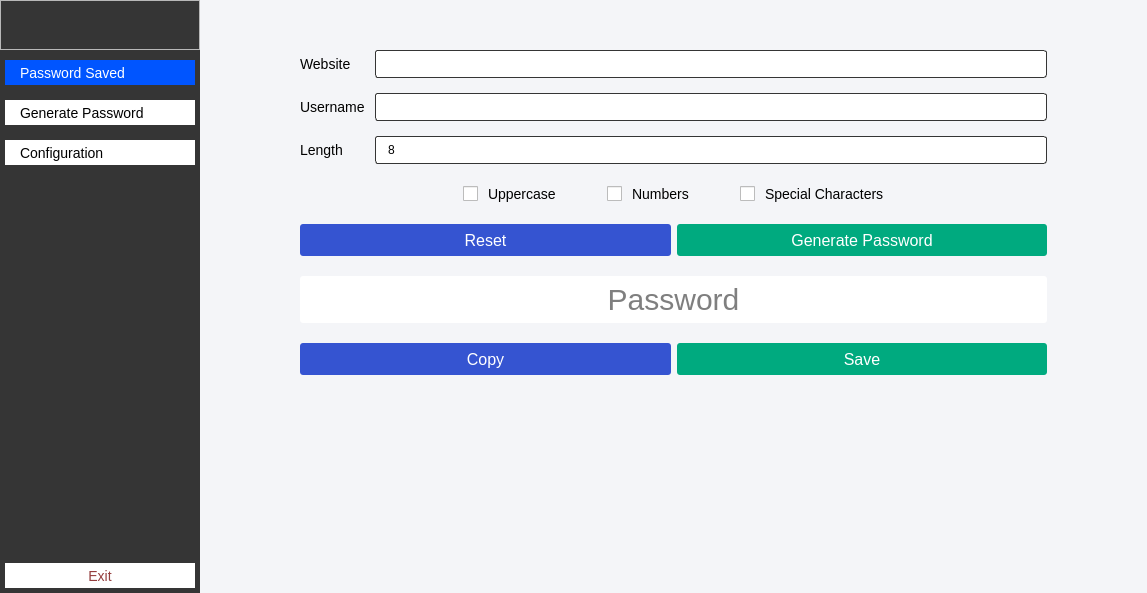
<?xml version="1.0" encoding="UTF-8"?>
<ui version="4.0">
 <class>MainWindow</class>
 <widget class="QMainWindow" name="MainWindow">
  <property name="geometry">
   <rect>
    <x>0</x>
    <y>0</y>
    <width>1147</width>
    <height>593</height>
   </rect>
  </property>
  <property name="windowTitle">
   <string>MainWindow</string>
  </property>
  <property name="styleSheet">
   <string notr="true">#logoFrame {
	image: url(:/icon/icon/key-48.ico);
	border-bottom: 1px solid #fff;
}

/* Style for menu widget  */
#menuWidget {
	background-color: #353535;
}

/* Style for QPushButton in menu widget  */
#menuWidget QPushButton {
	text-align: left;
	padding-left: 15px;
	border: none;
	background-color: #fff;
	font-size: 14px;
	border: 5px solid #353535;
	height: 25px;
}

#menuWidget QPushButton:hover {
	background-color: #e3e3e3;
}


#menuWidget QPushButton:checked {
	background-color: #0055ff;
	color: #fff;
}

/* Style for main widget */
#stackedWidget {
	background-color: #f4f5f8;
}

/* Style for QLabel in main widget */
#stackedWidget QLabel {
	font-size: 14px;
	font-family: &quot;Segoe UI Semibold&quot;;
}

/* Style for QLineEdit and QSpinBox in main widget */
#stackedWidget QLineEdit, #stackedWidget QSpinBox {
	border: 1px solid #353535;
	border-radius: 3px;
	padding: 5px 10px;
	font-size: 12px;
}

/* style for  QSpinBox*/
#stackedWidget QSpinBox::up-arrow {
	image: url(:/icon/icon/arrow-146-48.ico);
    width: 12px;
    height: 12px;
}

#stackedWidget QSpinBox::down-arrow {
	image: url(:/icon/icon/arrow-208-48.ico);
    width: 12px;
    height: 12px;
}

#stackedWidget QSpinBox::down-button, 
#stackedWidget QSpinBox::up-button {
	border: none;
	width: 30px;
}

#stackedWidget QSpinBox::down-button:hover, 
#stackedWidget QSpinBox::up-button:hover {
	background-color: rgb(176, 176, 176);
}

#stackedWidget QSpinBox::down-button:pressed, 
#stackedWidget QSpinBox::up-button:pressed {
	background-color: rgb(78, 88, 121);
}

/* Style for QPushButton in main widget */
#stackedWidget QPushButton {
	border: none;
	font-size: 16px;
	border-radius: 3px;
	color: #fff;
	padding: 5px 10px;
}

#stackedWidget QPushButton:pressed {
    padding-left: 20px;
}

/* Style for sepcial QPushButton in main widget */
#confEditBtn,
#generateCopyBtn, 
#generateRestBtn,
#showSearchBtn
{
	background-color: #3554d1;
}

#confEditBtn:hover, #confEditBtn:pressed, 
#generateCopyBtn:hover,  #generateCopyBtn:pressed, 
#generateRestBtn:hover,  #generateRestBtn:pressed, 
#showSearchBtn:hover,  #showSearchBtn:pressed 
{
	background-color: #0000ff;
}

#confSaveBtn,
#generateSaveBtn, 
#generateCreateBtn
{
    background-color: #00aa7f;
}

#confSaveBtn:hover, #confSaveBtn:pressed, 
#generateSaveBtn:hover, #generateSaveBtn:pressed,
#generateCreateBtn:hover, #generateCreateBtn:pressed 
{
	background-color: #00aa00;
}

#confRefreshBtn,
 #showRefreshBtn
{
    background-color: #E59866;
}


#confRefreshBtn:hover, #confRefreshBtn:pressed, 
#showRefreshBtn:hover, #showRefreshBtn:pressed
{
	background-color: #DC7633;
}

/* Style for QCheckBox in main widget */
QCheckBox {
	spacing: 10px;
	font-size: 14px;
}

QCheckBox::indicator {
    width: 15px;
    height: 15px;
}

QCheckBox::indicator:unchecked {
	image: url(:/icon/icon/checkbox_unchecked.ico);
}

QCheckBox::indicator:checked {
	image: url(:/icon/icon/checkbox_checked.ico);
}


/* Style for QFrame */
#resultFrame {
	border-radius: 5px;
	background-color: #fff;
}

/* Style for QTableWidget */
#tableWidget QHeaderView, #tableWidget   {
	border:0px;
	background-color:  #fff;
	border-radius:5px;
	text-align:left;
}

#tableWidget QHeaderView::section{
	font-family:&quot;Times New Roman&quot;, &quot;Times&quot;, &quot;serif&quot;;
	font-size: 12px;
	font-weight: bold;
	text-align:left;
	border-radius:14px;
	border-bottom:1px solid #353535;
	border-top:1px solid #353535;
	padding-left: 10px;
}

#tableWidget::item:selected {
	background-color: #55aaff;
}

#tableWidget::item{
	border-bottom:1px solid #d0c6ff;
	padding-left: 10px;
	color: black;
}

</string>
  </property>
  <widget class="QWidget" name="centralwidget">
   <layout class="QGridLayout" name="gridLayout">
    <property name="leftMargin">
     <number>0</number>
    </property>
    <property name="topMargin">
     <number>0</number>
    </property>
    <property name="rightMargin">
     <number>0</number>
    </property>
    <property name="bottomMargin">
     <number>0</number>
    </property>
    <property name="spacing">
     <number>0</number>
    </property>
    <item row="0" column="0">
     <widget class="QWidget" name="menuWidget" native="true">
      <property name="minimumSize">
       <size>
        <width>200</width>
        <height>0</height>
       </size>
      </property>
      <property name="maximumSize">
       <size>
        <width>200</width>
        <height>16777215</height>
       </size>
      </property>
      <layout class="QVBoxLayout" name="verticalLayout">
       <property name="spacing">
        <number>5</number>
       </property>
       <property name="leftMargin">
        <number>0</number>
       </property>
       <property name="topMargin">
        <number>0</number>
       </property>
       <property name="rightMargin">
        <number>0</number>
       </property>
       <property name="bottomMargin">
        <number>0</number>
       </property>
       <item>
        <widget class="QFrame" name="logoFrame">
         <property name="minimumSize">
          <size>
           <width>0</width>
           <height>50</height>
          </size>
         </property>
         <property name="maximumSize">
          <size>
           <width>16777215</width>
           <height>50</height>
          </size>
         </property>
         <property name="frameShape">
          <enum>QFrame::StyledPanel</enum>
         </property>
         <property name="frameShadow">
          <enum>QFrame::Raised</enum>
         </property>
        </widget>
       </item>
       <item>
        <widget class="QPushButton" name="pushButton">
         <property name="minimumSize">
          <size>
           <width>0</width>
           <height>35</height>
          </size>
         </property>
         <property name="maximumSize">
          <size>
           <width>16777215</width>
           <height>35</height>
          </size>
         </property>
         <property name="text">
          <string>Password Saved</string>
         </property>
         <property name="icon">
          <iconset resource="../static/resource.qrc">
           <normaloff>:/icon/icon/key-4-128.gif</normaloff>
           <normalon>:/icon/icon/key-4-48-checked.ico</normalon>:/icon/icon/key-4-128.gif</iconset>
         </property>
         <property name="checkable">
          <bool>true</bool>
         </property>
         <property name="checked">
          <bool>true</bool>
         </property>
         <property name="autoExclusive">
          <bool>true</bool>
         </property>
        </widget>
       </item>
       <item>
        <widget class="QPushButton" name="pushButton_2">
         <property name="minimumSize">
          <size>
           <width>0</width>
           <height>35</height>
          </size>
         </property>
         <property name="maximumSize">
          <size>
           <width>16777215</width>
           <height>35</height>
          </size>
         </property>
         <property name="text">
          <string>Generate Password</string>
         </property>
         <property name="icon">
          <iconset resource="../static/resource.qrc">
           <normaloff>:/icon/icon/generic-text-48.ico</normaloff>
           <normalon>:/icon/icon/generic-text-48-checked.ico</normalon>:/icon/icon/generic-text-48.ico</iconset>
         </property>
         <property name="checkable">
          <bool>true</bool>
         </property>
         <property name="autoExclusive">
          <bool>true</bool>
         </property>
        </widget>
       </item>
       <item>
        <widget class="QPushButton" name="pushButton_3">
         <property name="minimumSize">
          <size>
           <width>0</width>
           <height>35</height>
          </size>
         </property>
         <property name="maximumSize">
          <size>
           <width>16777215</width>
           <height>35</height>
          </size>
         </property>
         <property name="text">
          <string>Configuration</string>
         </property>
         <property name="icon">
          <iconset resource="../static/resource.qrc">
           <normaloff>:/icon/icon/data-configuration-128.gif</normaloff>
           <normalon>:/icon/icon/data-configuratio-checkedn-48.ico</normalon>:/icon/icon/data-configuration-128.gif</iconset>
         </property>
         <property name="checkable">
          <bool>true</bool>
         </property>
         <property name="autoExclusive">
          <bool>true</bool>
         </property>
        </widget>
       </item>
       <item>
        <spacer name="verticalSpacer">
         <property name="orientation">
          <enum>Qt::Vertical</enum>
         </property>
         <property name="sizeHint" stdset="0">
          <size>
           <width>20</width>
           <height>574</height>
          </size>
         </property>
        </spacer>
       </item>
       <item>
        <widget class="QPushButton" name="exitBtn">
         <property name="minimumSize">
          <size>
           <width>0</width>
           <height>35</height>
          </size>
         </property>
         <property name="maximumSize">
          <size>
           <width>16777215</width>
           <height>35</height>
          </size>
         </property>
         <property name="styleSheet">
          <string notr="true">#exitBtn {
	color: #943e3e;
	text-align: center;
	padding-left: 0;
}

#exitBtn:pressed {
	padding-left: 10px;
}
</string>
         </property>
         <property name="text">
          <string>Exit</string>
         </property>
         <property name="icon">
          <iconset>
           <normalon>:/icon/icon/logout-48.ico</normalon>
          </iconset>
         </property>
        </widget>
       </item>
      </layout>
     </widget>
    </item>
    <item row="0" column="1">
     <widget class="QStackedWidget" name="stackedWidget">
      <property name="currentIndex">
       <number>1</number>
      </property>
      <widget class="QWidget" name="page">
       <layout class="QGridLayout" name="gridLayout_4">
        <property name="leftMargin">
         <number>50</number>
        </property>
        <property name="topMargin">
         <number>50</number>
        </property>
        <property name="rightMargin">
         <number>50</number>
        </property>
        <property name="bottomMargin">
         <number>50</number>
        </property>
        <property name="verticalSpacing">
         <number>20</number>
        </property>
        <item row="0" column="0">
         <layout class="QGridLayout" name="gridLayout_3">
          <property name="horizontalSpacing">
           <number>10</number>
          </property>
          <property name="verticalSpacing">
           <number>15</number>
          </property>
          <item row="0" column="0">
           <widget class="QLabel" name="label">
            <property name="text">
             <string>Username</string>
            </property>
           </widget>
          </item>
          <item row="0" column="1">
           <widget class="QLineEdit" name="lineEdit"/>
          </item>
          <item row="0" column="2">
           <widget class="QPushButton" name="showRefreshBtn">
            <property name="minimumSize">
             <size>
              <width>150</width>
              <height>32</height>
             </size>
            </property>
            <property name="maximumSize">
             <size>
              <width>150</width>
              <height>32</height>
             </size>
            </property>
            <property name="text">
             <string>Refresh</string>
            </property>
            <property name="icon">
             <iconset resource="../static/resource.qrc">
              <normaloff>:/icon/icon/redo-5-128.gif</normaloff>:/icon/icon/redo-5-128.gif</iconset>
            </property>
           </widget>
          </item>
          <item row="1" column="0">
           <widget class="QLabel" name="label_2">
            <property name="text">
             <string>Website</string>
            </property>
           </widget>
          </item>
          <item row="1" column="1">
           <widget class="QLineEdit" name="lineEdit_2"/>
          </item>
          <item row="1" column="2">
           <widget class="QPushButton" name="showSearchBtn">
            <property name="minimumSize">
             <size>
              <width>150</width>
              <height>32</height>
             </size>
            </property>
            <property name="maximumSize">
             <size>
              <width>150</width>
              <height>32</height>
             </size>
            </property>
            <property name="text">
             <string>Search</string>
            </property>
            <property name="icon">
             <iconset resource="../static/resource.qrc">
              <normaloff>:/icon/icon/search-7-128.gif</normaloff>:/icon/icon/search-7-128.gif</iconset>
            </property>
           </widget>
          </item>
         </layout>
        </item>
        <item row="1" column="0">
         <widget class="QFrame" name="resultFrame">
          <property name="frameShape">
           <enum>QFrame::StyledPanel</enum>
          </property>
          <property name="frameShadow">
           <enum>QFrame::Raised</enum>
          </property>
          <layout class="QGridLayout" name="gridLayout_2">
           <item row="0" column="0">
            <widget class="QTableWidget" name="tableWidget">
             <property name="focusPolicy">
              <enum>Qt::NoFocus</enum>
             </property>
             <property name="frameShape">
              <enum>QFrame::NoFrame</enum>
             </property>
             <property name="showGrid">
              <bool>false</bool>
             </property>
             <property name="gridStyle">
              <enum>Qt::NoPen</enum>
             </property>
             <property name="rowCount">
              <number>2</number>
             </property>
             <attribute name="horizontalHeaderDefaultSectionSize">
              <number>150</number>
             </attribute>
             <attribute name="horizontalHeaderStretchLastSection">
              <bool>true</bool>
             </attribute>
             <attribute name="verticalHeaderVisible">
              <bool>false</bool>
             </attribute>
             <row/>
             <row/>
             <column>
              <property name="text">
               <string>#</string>
              </property>
              <property name="textAlignment">
               <set>AlignLeading|AlignVCenter</set>
              </property>
             </column>
             <column>
              <property name="text">
               <string>Website</string>
              </property>
              <property name="textAlignment">
               <set>AlignLeading|AlignVCenter</set>
              </property>
             </column>
             <column>
              <property name="text">
               <string>Username</string>
              </property>
              <property name="textAlignment">
               <set>AlignLeading|AlignVCenter</set>
              </property>
             </column>
             <column>
              <property name="text">
               <string>Password</string>
              </property>
              <property name="textAlignment">
               <set>AlignLeading|AlignVCenter</set>
              </property>
             </column>
             <column>
              <property name="text">
               <string>Operation</string>
              </property>
              <property name="textAlignment">
               <set>AlignLeading|AlignVCenter</set>
              </property>
             </column>
             <item row="0" column="0">
              <property name="text">
               <string>1</string>
              </property>
             </item>
             <item row="1" column="0">
              <property name="text">
               <string>2</string>
              </property>
             </item>
            </widget>
           </item>
          </layout>
         </widget>
        </item>
       </layout>
      </widget>
      <widget class="QWidget" name="page_2">
       <layout class="QGridLayout" name="gridLayout_6">
        <property name="leftMargin">
         <number>100</number>
        </property>
        <property name="topMargin">
         <number>50</number>
        </property>
        <property name="rightMargin">
         <number>100</number>
        </property>
        <property name="verticalSpacing">
         <number>20</number>
        </property>
        <item row="2" column="0">
         <widget class="QPushButton" name="generateRestBtn">
          <property name="minimumSize">
           <size>
            <width>0</width>
            <height>32</height>
           </size>
          </property>
          <property name="maximumSize">
           <size>
            <width>16777215</width>
            <height>32</height>
           </size>
          </property>
          <property name="text">
           <string>Reset</string>
          </property>
          <property name="icon">
           <iconset resource="../static/resource.qrc">
            <normaloff>:/icon/icon/redo-5-128.gif</normaloff>:/icon/icon/redo-5-128.gif</iconset>
          </property>
         </widget>
        </item>
        <item row="4" column="0">
         <widget class="QPushButton" name="generateCopyBtn">
          <property name="minimumSize">
           <size>
            <width>0</width>
            <height>32</height>
           </size>
          </property>
          <property name="maximumSize">
           <size>
            <width>16777215</width>
            <height>32</height>
           </size>
          </property>
          <property name="text">
           <string>Copy</string>
          </property>
          <property name="icon">
           <iconset resource="../static/resource.qrc">
            <normaloff>:/icon/icon/copy-128.gif</normaloff>:/icon/icon/copy-128.gif</iconset>
          </property>
         </widget>
        </item>
        <item row="3" column="0" colspan="2">
         <widget class="QLineEdit" name="generatePWLineEdit">
          <property name="styleSheet">
           <string notr="true">#generatePWLineEdit {
	background-color: #fff;
	font-size: 30px;
	border: none;
}</string>
          </property>
          <property name="alignment">
           <set>Qt::AlignCenter</set>
          </property>
          <property name="readOnly">
           <bool>true</bool>
          </property>
          <property name="placeholderText">
           <string>Password</string>
          </property>
         </widget>
        </item>
        <item row="2" column="1">
         <widget class="QPushButton" name="generateCreateBtn">
          <property name="minimumSize">
           <size>
            <width>0</width>
            <height>32</height>
           </size>
          </property>
          <property name="maximumSize">
           <size>
            <width>16777215</width>
            <height>32</height>
           </size>
          </property>
          <property name="text">
           <string>Generate Password</string>
          </property>
          <property name="icon">
           <iconset resource="../static/resource.qrc">
            <normaloff>:/icon/icon/pressure-128.gif</normaloff>:/icon/icon/pressure-128.gif</iconset>
          </property>
         </widget>
        </item>
        <item row="4" column="1">
         <widget class="QPushButton" name="generateSaveBtn">
          <property name="minimumSize">
           <size>
            <width>0</width>
            <height>32</height>
           </size>
          </property>
          <property name="maximumSize">
           <size>
            <width>16777215</width>
            <height>32</height>
           </size>
          </property>
          <property name="text">
           <string>Save</string>
          </property>
          <property name="icon">
           <iconset resource="../static/resource.qrc">
            <normaloff>:/icon/icon/save-128.gif</normaloff>:/icon/icon/save-128.gif</iconset>
          </property>
         </widget>
        </item>
        <item row="1" column="0" colspan="2">
         <layout class="QHBoxLayout" name="horizontalLayout">
          <property name="spacing">
           <number>50</number>
          </property>
          <item>
           <spacer name="horizontalSpacer">
            <property name="orientation">
             <enum>Qt::Horizontal</enum>
            </property>
            <property name="sizeHint" stdset="0">
             <size>
              <width>40</width>
              <height>20</height>
             </size>
            </property>
           </spacer>
          </item>
          <item>
           <widget class="QCheckBox" name="checkBox">
            <property name="text">
             <string>Uppercase</string>
            </property>
           </widget>
          </item>
          <item>
           <widget class="QCheckBox" name="checkBox_2">
            <property name="text">
             <string>Numbers</string>
            </property>
           </widget>
          </item>
          <item>
           <widget class="QCheckBox" name="checkBox_3">
            <property name="text">
             <string>Special Characters</string>
            </property>
           </widget>
          </item>
          <item>
           <spacer name="horizontalSpacer_2">
            <property name="orientation">
             <enum>Qt::Horizontal</enum>
            </property>
            <property name="sizeHint" stdset="0">
             <size>
              <width>40</width>
              <height>20</height>
             </size>
            </property>
           </spacer>
          </item>
         </layout>
        </item>
        <item row="0" column="0" colspan="2">
         <layout class="QGridLayout" name="gridLayout_5">
          <property name="horizontalSpacing">
           <number>10</number>
          </property>
          <property name="verticalSpacing">
           <number>15</number>
          </property>
          <item row="0" column="0">
           <widget class="QLabel" name="label_3">
            <property name="text">
             <string>Website</string>
            </property>
           </widget>
          </item>
          <item row="0" column="1">
           <widget class="QLineEdit" name="lineEdit_3"/>
          </item>
          <item row="1" column="0">
           <widget class="QLabel" name="label_4">
            <property name="text">
             <string>Username</string>
            </property>
           </widget>
          </item>
          <item row="1" column="1">
           <widget class="QLineEdit" name="lineEdit_4"/>
          </item>
          <item row="2" column="0">
           <widget class="QLabel" name="label_5">
            <property name="text">
             <string>Length</string>
            </property>
           </widget>
          </item>
          <item row="2" column="1">
           <widget class="QSpinBox" name="spinBox">
            <property name="value">
             <number>8</number>
            </property>
           </widget>
          </item>
         </layout>
        </item>
        <item row="5" column="0" colspan="2">
         <spacer name="verticalSpacer_2">
          <property name="orientation">
           <enum>Qt::Vertical</enum>
          </property>
          <property name="sizeHint" stdset="0">
           <size>
            <width>744</width>
            <height>426</height>
           </size>
          </property>
         </spacer>
        </item>
       </layout>
      </widget>
      <widget class="QWidget" name="page_3">
       <layout class="QGridLayout" name="gridLayout_8">
        <property name="leftMargin">
         <number>100</number>
        </property>
        <property name="topMargin">
         <number>50</number>
        </property>
        <property name="rightMargin">
         <number>100</number>
        </property>
        <property name="verticalSpacing">
         <number>20</number>
        </property>
        <item row="0" column="0" colspan="3">
         <layout class="QGridLayout" name="gridLayout_7">
          <property name="horizontalSpacing">
           <number>10</number>
          </property>
          <property name="verticalSpacing">
           <number>20</number>
          </property>
          <item row="0" column="0">
           <widget class="QLabel" name="label_6">
            <property name="text">
             <string>Lowercase</string>
            </property>
           </widget>
          </item>
          <item row="0" column="1">
           <widget class="QLineEdit" name="lineEdit_6">
            <property name="placeholderText">
             <string>abcdefghijklmnopqrstuvwxyz</string>
            </property>
           </widget>
          </item>
          <item row="1" column="0">
           <widget class="QLabel" name="label_7">
            <property name="text">
             <string>Uppercase</string>
            </property>
           </widget>
          </item>
          <item row="1" column="1">
           <widget class="QLineEdit" name="lineEdit_7">
            <property name="placeholderText">
             <string>ABCDEFGHIJKLMNOPQRSTUVWXYZ</string>
            </property>
           </widget>
          </item>
          <item row="2" column="0">
           <widget class="QLabel" name="label_8">
            <property name="text">
             <string>Numbers</string>
            </property>
           </widget>
          </item>
          <item row="2" column="1">
           <widget class="QLineEdit" name="lineEdit_8">
            <property name="placeholderText">
             <string>1234567890</string>
            </property>
           </widget>
          </item>
          <item row="3" column="0">
           <widget class="QLabel" name="label_9">
            <property name="text">
             <string>Special Characters</string>
            </property>
           </widget>
          </item>
          <item row="3" column="1">
           <widget class="QLineEdit" name="lineEdit_9">
            <property name="placeholderText">
             <string>@#$%&amp;^!</string>
            </property>
           </widget>
          </item>
         </layout>
        </item>
        <item row="1" column="0">
         <widget class="QPushButton" name="confEditBtn">
          <property name="minimumSize">
           <size>
            <width>0</width>
            <height>32</height>
           </size>
          </property>
          <property name="maximumSize">
           <size>
            <width>16777215</width>
            <height>32</height>
           </size>
          </property>
          <property name="text">
           <string>Edit</string>
          </property>
          <property name="icon">
           <iconset resource="../static/resource.qrc">
            <normaloff>:/icon/icon/edit-property-48.ico</normaloff>:/icon/icon/edit-property-48.ico</iconset>
          </property>
         </widget>
        </item>
        <item row="1" column="1">
         <widget class="QPushButton" name="confRefreshBtn">
          <property name="minimumSize">
           <size>
            <width>0</width>
            <height>32</height>
           </size>
          </property>
          <property name="maximumSize">
           <size>
            <width>16777215</width>
            <height>32</height>
           </size>
          </property>
          <property name="text">
           <string>Refresh</string>
          </property>
          <property name="icon">
           <iconset resource="../static/resource.qrc">
            <normaloff>:/icon/icon/redo-5-128.gif</normaloff>:/icon/icon/redo-5-128.gif</iconset>
          </property>
         </widget>
        </item>
        <item row="1" column="2">
         <widget class="QPushButton" name="confSaveBtn">
          <property name="minimumSize">
           <size>
            <width>0</width>
            <height>32</height>
           </size>
          </property>
          <property name="maximumSize">
           <size>
            <width>16777215</width>
            <height>32</height>
           </size>
          </property>
          <property name="text">
           <string>Save</string>
          </property>
          <property name="icon">
           <iconset resource="../static/resource.qrc">
            <normaloff>:/icon/icon/save-128.gif</normaloff>:/icon/icon/save-128.gif</iconset>
          </property>
         </widget>
        </item>
        <item row="2" column="1">
         <spacer name="verticalSpacer_3">
          <property name="orientation">
           <enum>Qt::Vertical</enum>
          </property>
          <property name="sizeHint" stdset="0">
           <size>
            <width>20</width>
            <height>508</height>
           </size>
          </property>
         </spacer>
        </item>
       </layout>
      </widget>
     </widget>
    </item>
   </layout>
  </widget>
 </widget>
 <resources>
  <include location="../static/resource.qrc"/>
 </resources>
 <connections/>
</ui>
